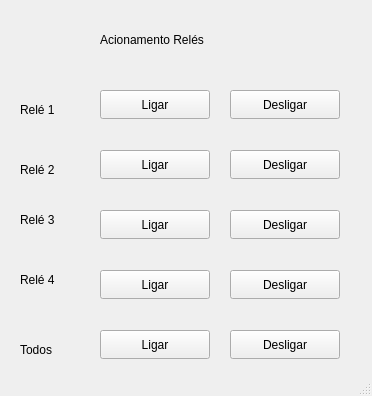
<?xml version="1.0" encoding="UTF-8"?>
<ui version="4.0">
 <class>MainWindow</class>
 <widget class="QMainWindow" name="MainWindow">
  <property name="geometry">
   <rect>
    <x>0</x>
    <y>0</y>
    <width>372</width>
    <height>396</height>
   </rect>
  </property>
  <property name="windowTitle">
   <string>Relés</string>
  </property>
  <widget class="QWidget" name="centralwidget">
   <widget class="QPushButton" name="pushButton1_on">
    <property name="geometry">
     <rect>
      <x>100</x>
      <y>90</y>
      <width>110</width>
      <height>29</height>
     </rect>
    </property>
    <property name="text">
     <string>Ligar</string>
    </property>
   </widget>
   <widget class="QPushButton" name="pushButton2_on">
    <property name="geometry">
     <rect>
      <x>100</x>
      <y>150</y>
      <width>110</width>
      <height>29</height>
     </rect>
    </property>
    <property name="text">
     <string>Ligar</string>
    </property>
   </widget>
   <widget class="QPushButton" name="pushButton1_off">
    <property name="geometry">
     <rect>
      <x>230</x>
      <y>90</y>
      <width>110</width>
      <height>29</height>
     </rect>
    </property>
    <property name="text">
     <string>Desligar</string>
    </property>
   </widget>
   <widget class="QPushButton" name="pushButton2_off">
    <property name="geometry">
     <rect>
      <x>230</x>
      <y>150</y>
      <width>110</width>
      <height>29</height>
     </rect>
    </property>
    <property name="text">
     <string>Desligar</string>
    </property>
   </widget>
   <widget class="QPushButton" name="pushButton3_on">
    <property name="geometry">
     <rect>
      <x>100</x>
      <y>210</y>
      <width>110</width>
      <height>29</height>
     </rect>
    </property>
    <property name="text">
     <string>Ligar</string>
    </property>
   </widget>
   <widget class="QPushButton" name="pushButton3_off">
    <property name="geometry">
     <rect>
      <x>230</x>
      <y>210</y>
      <width>110</width>
      <height>29</height>
     </rect>
    </property>
    <property name="text">
     <string>Desligar</string>
    </property>
   </widget>
   <widget class="QPushButton" name="pushButton4_off">
    <property name="geometry">
     <rect>
      <x>100</x>
      <y>270</y>
      <width>110</width>
      <height>29</height>
     </rect>
    </property>
    <property name="text">
     <string>Ligar</string>
    </property>
   </widget>
   <widget class="QPushButton" name="pushButton4_off_2">
    <property name="geometry">
     <rect>
      <x>230</x>
      <y>270</y>
      <width>110</width>
      <height>29</height>
     </rect>
    </property>
    <property name="text">
     <string>Desligar</string>
    </property>
   </widget>
   <widget class="QLabel" name="label">
    <property name="geometry">
     <rect>
      <x>100</x>
      <y>30</y>
      <width>171</width>
      <height>19</height>
     </rect>
    </property>
    <property name="text">
     <string>Acionamento Relés</string>
    </property>
   </widget>
   <widget class="QLabel" name="label_2">
    <property name="geometry">
     <rect>
      <x>20</x>
      <y>100</y>
      <width>71</width>
      <height>19</height>
     </rect>
    </property>
    <property name="text">
     <string>Relé 1</string>
    </property>
   </widget>
   <widget class="QLabel" name="label_3">
    <property name="geometry">
     <rect>
      <x>20</x>
      <y>210</y>
      <width>71</width>
      <height>19</height>
     </rect>
    </property>
    <property name="text">
     <string>Relé 3</string>
    </property>
   </widget>
   <widget class="QLabel" name="label_4">
    <property name="geometry">
     <rect>
      <x>20</x>
      <y>160</y>
      <width>71</width>
      <height>19</height>
     </rect>
    </property>
    <property name="text">
     <string>Relé 2</string>
    </property>
   </widget>
   <widget class="QLabel" name="label_5">
    <property name="geometry">
     <rect>
      <x>20</x>
      <y>270</y>
      <width>71</width>
      <height>19</height>
     </rect>
    </property>
    <property name="text">
     <string>Relé 4</string>
    </property>
   </widget>
   <widget class="QLabel" name="label_6">
    <property name="geometry">
     <rect>
      <x>20</x>
      <y>340</y>
      <width>71</width>
      <height>19</height>
     </rect>
    </property>
    <property name="text">
     <string>Todos</string>
    </property>
   </widget>
   <widget class="QPushButton" name="pushButton_on">
    <property name="geometry">
     <rect>
      <x>100</x>
      <y>330</y>
      <width>110</width>
      <height>29</height>
     </rect>
    </property>
    <property name="text">
     <string>Ligar</string>
    </property>
   </widget>
   <widget class="QPushButton" name="pushButton_off">
    <property name="geometry">
     <rect>
      <x>230</x>
      <y>330</y>
      <width>110</width>
      <height>29</height>
     </rect>
    </property>
    <property name="text">
     <string>Desligar</string>
    </property>
   </widget>
  </widget>
  <widget class="QStatusBar" name="statusbar"/>
 </widget>
 <resources/>
 <connections/>
</ui>
